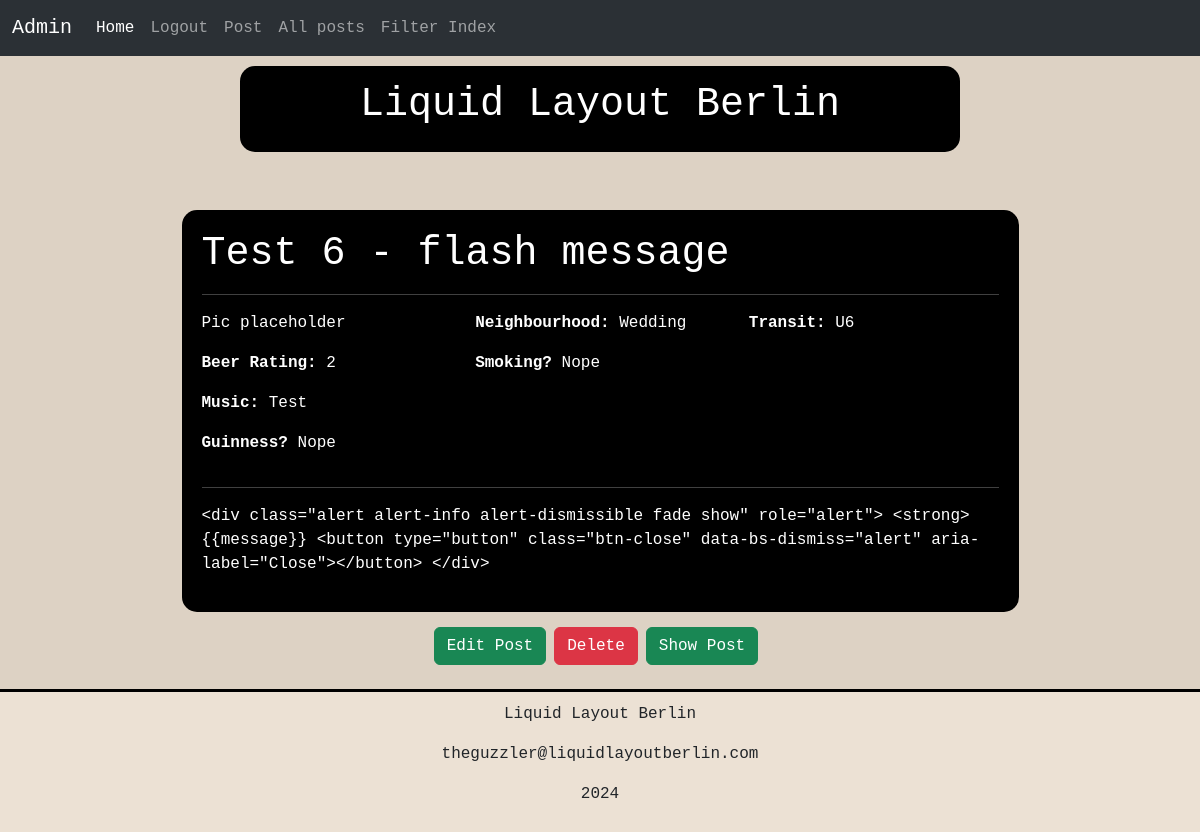
Page /posts/6 (signed in) on the earlier database version.
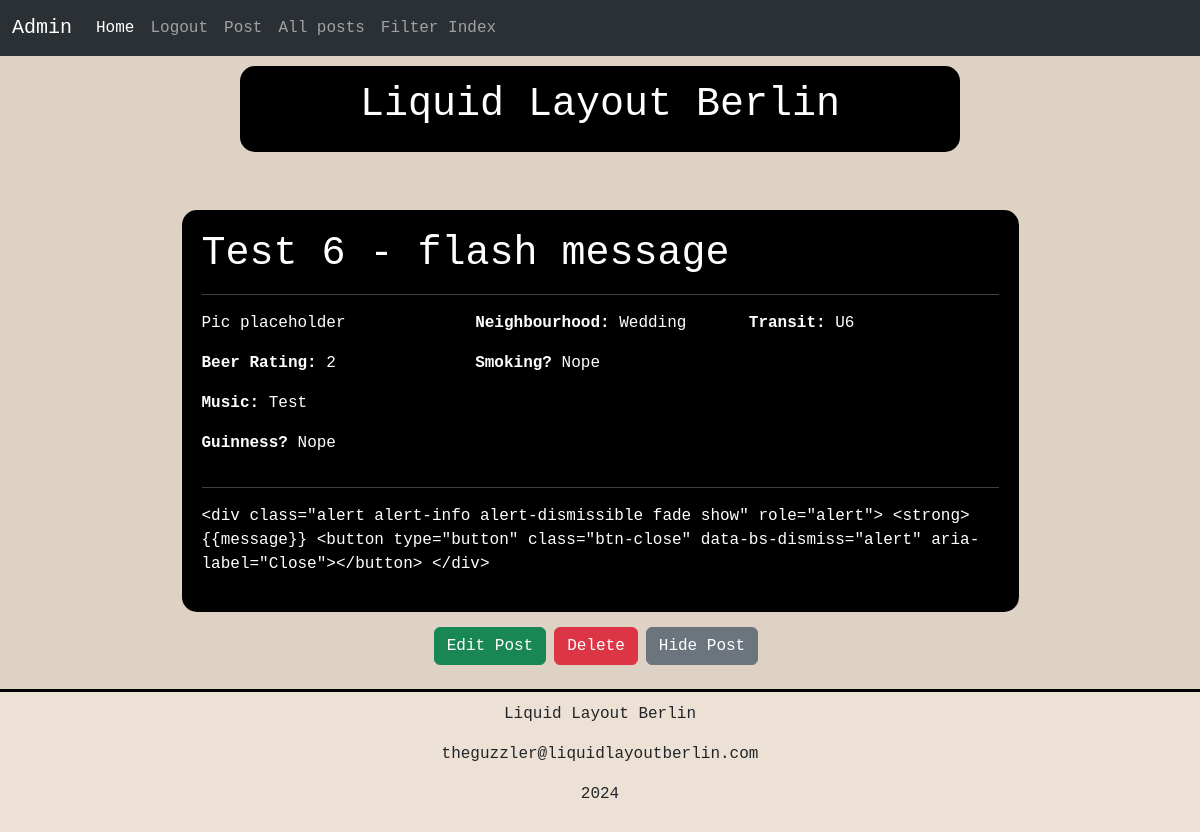
Same page on the later database version.
### app/models.py (models this page shows, shortened)
class Post(db.Model):
    id : so.Mapped[int] = so.mapped_column(primary_key=True)
    title : so.Mapped[str] = so.mapped_column(sa.String(64))
    body : so.Mapped[str] = so.mapped_column(sa.Text)
    map_embed : so.Mapped[str] = so.mapped_column(sa.Text, nullable=True)
    transit : so.Mapped[str] = so.mapped_column(sa.String(64))
    neighbourhood : so.Mapped[str] = so.mapped_column(sa.String(64))
    beer_rating : so.Mapped[str] = so.mapped_column(sa.Integer)
    guinness : so.Mapped[bool] = so.mapped_column(sa.Boolean)
    smoking : so.Mapped[bool] = so.mapped_column(sa.Boolean)
    music : so.Mapped[str] = so.mapped_column(sa.String(128))
    visible : so.Mapped[bool] = so.mapped_column(sa.Boolean, default=True, nullable=True)
    image_data: so.Mapped[bytes] = so.mapped_column(sa.LargeBinary, nullable=True)  # Store image data
    image_filename: so.Mapped[str] = so.mapped_column(sa.String(255), nullable=True)  # Store image filename
    timestamp : so.Mapped[datetime] = so.mapped_column(index=True, default=lambda: datetime.now(timezone.utc))
    user_id : so.Mapped[int] = so.mapped_column(sa.ForeignKey(User.id), index=True)
    author : so.Mapped[User] = so.relationship(back_populates="posts")

### app/routes.py (the view)
@app.route("/posts/<id>")
def posts(id):
    post = Post.query.get_or_404(id)
    title = post.title
    form = PostForm()
    return render_template("posts.html", title=title, post=post, form=form)

### app/models.py (called while the page is built)
@login.user_loader
def load_user(id):
    return db.session.get(User, int(id))

### app/templates/posts.html (shortened to what this page needs)
{% extends "base.html" %}
{% block content %}
<div class="container text-left custom-post">
    <div class="row">
        <div class="column">
            <h1>{{ post.title }}</h1><hr>
        </div>
    </div>
    <div class="row">
        <div class="col-md-4">
            <p>Pic placeholder</p>
        </div>
        <div class="col-md-4">
            <p><b>Neighbourhood:</b> {{post.neighbourhood}}</p>
        </div>
        <div class="col-md-4">
            <p><b>Transit:</b> {{post.transit}}</p>
        </div>
    </div>
    <div class="row">
        <div class="col-md-4">
            <p><b>Beer Rating:</b> {{post.beer_rating}} </p>
        </div>
        <div class="col-md-4">
            {% if post.smoking == True %}
                <p><b>Smoking?</b> Yes</p>
            {% else %}
                <p><b>Smoking?</b> Nope</p>
            {% endif %}
        </div>
    </div>
    <div class="row">
        <div class="col-md-8">
            <p><b>Music:</b> {{post.music}} </p>
        </div>
    </div>
    <div class="row">
        <div class="col-md-8">
            {% if post.guinness == True %}
                <p><b>Guinness?</b> Yes</p>
            {% else %}
                <p><b>Guinness?</b> Nope</p>
            {% endif %}
        </div>
    </div><hr>
    <div class="row">
        <div class="column">
            <p> {{post.body}} </p>
        </div>
    </div>
  </div>
  {% if current_user.is_authenticated %}
    <div class="container-md text-center">
        <div class="btn-group" role="group">
            <a href="{{ url_for('edit_post', id=post.id) }}" class="btn btn-success me-2 rounded-end">Edit Post</a>
            <form action="{{ url_for('delete_post', id=post.id) }}" method="post" style="display:inline;">
                <button type="submit" class="btn btn-danger me-2" onclick="return confirm('Are you sure you want to delete this post?');">Delete</button>
            </form>
            <form action="{{ url_for('toggle_visibility', post_id=post.id) }}" method="post" style="display:inline;">
                <button type="submit" class="btn btn-{{ 'secondary' if post.visible else 'success' }} me-2">
                    {{ 'Hide' if post.visible else 'Show' }} Post
                </button>
            </form>
        </div>
    </div>
{% endif %}
  <br>
{% endblock %}

### app/templates/base.html (shortened to what this page needs)
<!doctype html>
<html>
    <head>
      <link href="https://cdn.jsdelivr.net/npm/bootstrap@5.3.3/dist/css/bootstrap.min.css" rel="stylesheet">
      <link rel="stylesheet" href="{{ url_for('static', filename='css/custom.css') }}">
    </head>
    <body class="d-flex flex-column min-vh-100">
      {% if current_user.is_authenticated %}
      <nav class="navbar navbar-expand-lg bg-body-tertiary" data-bs-theme="dark">
        <div class="container-fluid">
          <a class="navbar-brand" href="#">Admin</a>
          <div class="collapse navbar-collapse" id="navbarNavAltMarkup">
            <div class="navbar-nav">
              <a class="nav-link active" aria-current="page" href="{{ url_for('index') }}">Home</a>
              {% if current_user.is_anonymous %}
              <a class="nav-link" href="{{ url_for('login') }}">Login</a>
              {% else %}
              <a class="nav-link" href="{{ url_for('logout') }}">Logout</a>
              <a class="nav-link" href="{{ url_for('post') }}">Post</a>
              <a class="nav-link" href="{{ url_for('show_all_posts') }}">All posts</a>
              <a class="nav-link" href="{{ url_for('filter_index') }}">Filter Index</a>
              {% endif %}
            </div>
          </div>
        </div>
      </nav>
      {% endif %}
      <div class="container text-center banner">
        <div class="row">
          <div class="column">
            <h1><a href="{{ url_for('index') }}" class="a-custom">Liquid Layout Berlin</a></h1>
          </div>
        </div>
      </div><br>
      <div class="container mt-4">
        {% block content %}{% endblock %}
        </div>
        <footer class="container-fluid text-center">
          <div class="row">
            <div class="column">
              <p>Liquid Layout Berlin</p>
              <p>theguzzler@liquidlayoutberlin.com</p>
              <p>2024</p>
            </div>
          </footer>
    </body>
</html>

### app/static/css/custom.css (style rules this page uses)
body { background-color: #ddd2c4; display: flex; flex-direction: column; min-height: 100vh; font-family: "Monaco", monospace; }
.custom-post { background-color: black; color: white; border-radius: 15px; max-width: 75%; padding: 20px; margin-bottom: 15px; }
footer { margin-top: auto; border-top: 3px solid black; background-color: #ece1d4; padding: 10px; }
.a-custom { color: white; text-decoration: none; }
.banner { background-color: black; color: white; border-radius: 15px; padding: 15px; margin: 10px auto; max-width: 60%; }

Differences in the rows shown:
changed Post "Test 6 - flash message": visible "Show" → "Hide"
